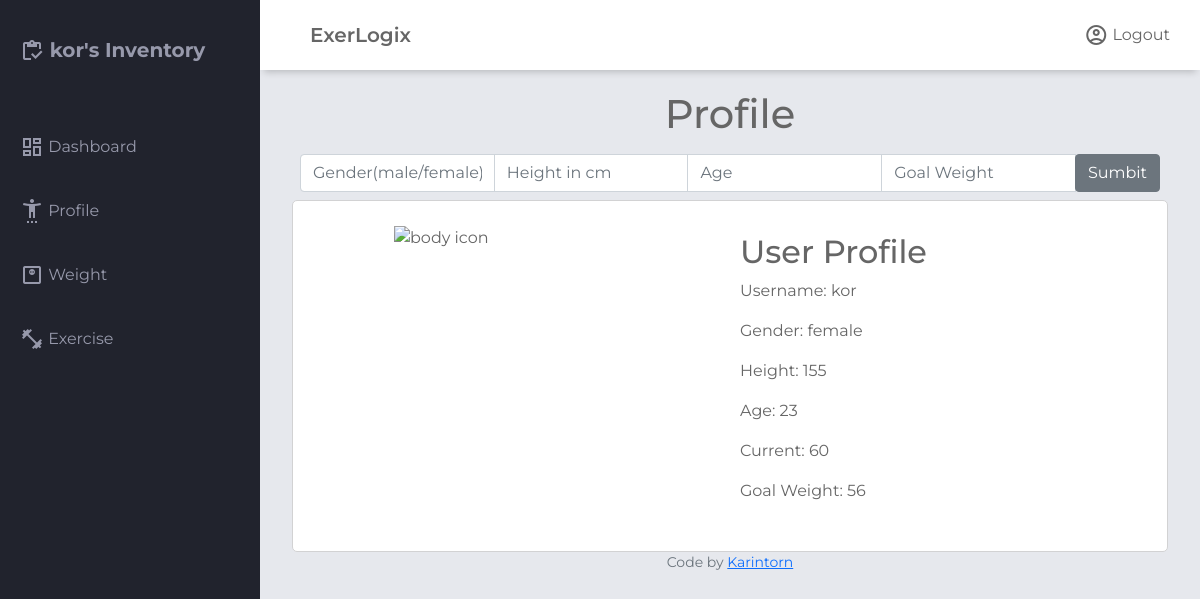
Page /profile (signed in) on the committed database.
### tables this page shows
CREATE TABLE users (
    id INTEGER PRIMARY KEY AUTOINCREMENT NOT NULL,
    username TEXT NOT NULL,
    hash TEXT NOT NULL
);

CREATE TABLE userdetails (
    id INTEGER PRIMARY KEY AUTOINCREMENT NOT NULL,
    user_id INTEGER NOT NULL,
    gender TEXT NOT NULL,
    height INTEGER NOT NULL,
    age INTEGER NOT NULL,
    goalweight DECIMAL NOT NULL,
    FOREIGN KEY (user_id) REFERENCES users(id)
);

CREATE TABLE weightlogs (
    id INTEGER PRIMARY KEY AUTOINCREMENT NOT NULL,
    user_id INTEGER NOT NULL,
    weight DECIMAL NOT NULL,
    timestamp DATETIME DEFAULT CURRENT_TIMESTAMP,
    FOREIGN KEY (user_id) REFERENCES users(id)
);

### app.py (the view, shortened to what this page needs)
@app.route("/profile", methods=["GET","POST"])
@login_required
def profile():
    username = db.execute(
        "SELECT username FROM users WHERE id= :user_id", user_id=session["user_id"]
    )[0]
    current_weight= db.execute("SELECT weight FROM weightlogs WHERE user_id = :user_id ORDER BY timestamp DESC LIMIT 1", user_id =session["user_id"])
    profilelist = db.execute("SELECT * FROM userdetails WHERE user_id=:user_id", user_id=session["user_id"])
    return render_template("profile.html",username=username, profilelist=profilelist, current_weight=current_weight)

### app.py (called while the page is built)
@app.after_request
def after_request(response):
    response.headers["Cache-Control"] = "no-cache, no-store, must-revalidate"
    response.headers["Expires"] = 0
    response.headers["Pragma"] = "no-cache"
    return response

### helper.py (called while the page is built)
def login_required(f):
    @wraps(f)
    def decorated_function(*args, **kwargs):
        if session.get("user_id") is None:
            return redirect("/login")
        return f(*args, **kwargs)
    return decorated_function

### templates/profile.html (shortened to what this page needs)
{% extends "layout.html" %}
{% block username %}{{username.username}}{% endblock %}
{% block main1 %}
<div class="container-fluid">
    <h1 style="text-align: center">Profile</h1>
    <form class="p-2" action="/profile" method="post">
        <div class="input-group">
        <input type="text" name="gender" class="form-control" placeholder="Gender(male/female)">
        <input type="text" name="height" class="form-control" placeholder="Height in cm">
        <input type="text" name="age" class="form-control" placeholder="Age">
        <input type="text" name="goalweight" class="form-control" placeholder="Goal Weight">
        <br>
        <div class="input-group-append">
            <button type="submit" class="btn btn-secondary">Sumbit</button>
        </div>
        </div>
    </form>
</div>
<div class="container-fluid">
    <div class="profile main-title">
        <div class="image-container">
            <img class="image" src="https://thenounproject.com/api/private/icons/4777292/edit/?backgroundShape=SQUARE&backgroundShapeColor=%23000000&backgroundShapeOpacity=0&exportSize=752&flipX=false&flipY=false&foregroundColor=%23000000&foregroundOpacity=1&imageFormat=png&rotation=0" alt="body icon" width="250" height="300">
        </div>
        {% if not current_weight and not profilelist %}
            <div class="profile-info">
                <h2>User Profile</h2>
                <p>Username: {{username.username}}</p>
                <p>Gender: -</p>
                <p>Height: -</p>
                <p>Age: -</p>
                <p>Current: -</p>
                <p>Goal Weight: -</p>
            </div>
        {% else %}
            <div class="profile-info">
                <h2>User Profile</h2>
                <p>Username: {{username.username}}</p>
                <p>Gender: {{profilelist[0].gender}}</p>
                <p>Height: {{profilelist[0].height}}</p>
                <p>Age: {{profilelist[0].age}}</p>
                <p>Current: {{current_weight[0].weight}}</p>
                <p>Goal Weight: {{profilelist[0].goalweight}}</p>
            </div>
        {% endif %}
    </div>
</div>
{% endblock %}

### static/styles.css (style rules this page uses)
#body-session { margin: 0; padding: 0; box-sizing: border-box; background-color: #e6e8ed; color: #666666; font-family: "Montserrat", sans-serif; }
.main-title { justify-content: space-between; }
.profile { background-color: #ffffff; padding: 25px; box-sizing: border-box; border: 1px solid #d2d2d3; border-radius: 5px; display: grid; grid-template-columns: 1fr 1fr; gap: 20px; align-items: center; justify-content: center; }
.image-container { display: flex; justify-content: center; align-items: center; }
.image { max-width: 100%; max-height: 100%; }
.profile-info { text-align: left; }

### rows in the picture
users: username "kor"
userdetails: gender "female", height "155", age "23", goalweight "56"
weightlogs: weight "60"
